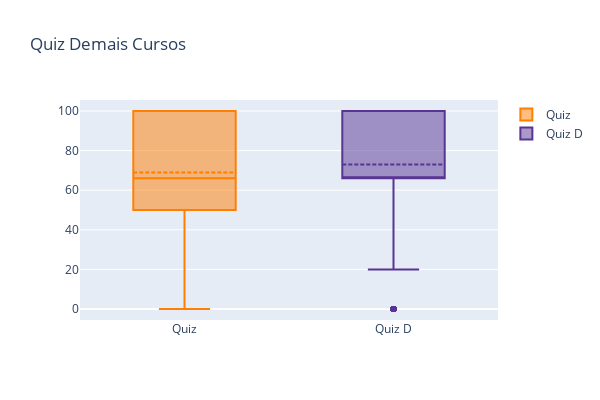

This figure's notebook cell:
### Code cell
plot_quiz_box_total(enfermagem)

### Figure 1 — Plotly figure (JSON) as saved in the notebook; plotly's stock layout.template omitted (floating-point values rounded to 4 significant figures; data arrays with more than 128 entries replaced by an {"elided": "..."} marker saying what was removed)
{"data": [{"boxmean": true, "marker": {"color": "#FF7F00"}, "name": "Quiz", "orientation": "v", "type": "box", "y": {"elided": "6550 int values"}}, {"boxmean": true, "marker": {"color": "#593493"}, "name": "Quiz D", "orientation": "v", "type": "box", "y": {"elided": "2983 int values"}}], "layout": {"height": 400, "title": {"text": "Quiz Demais Cursos"}, "width": 600}}
